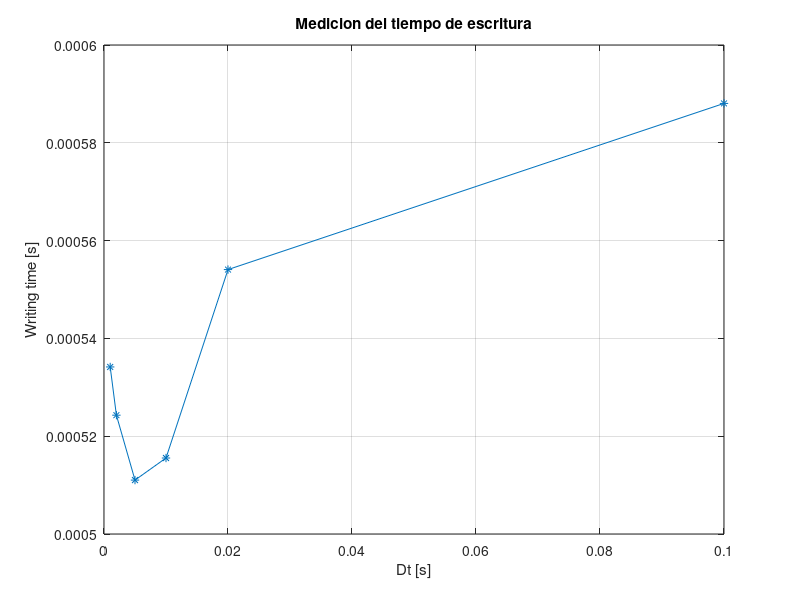
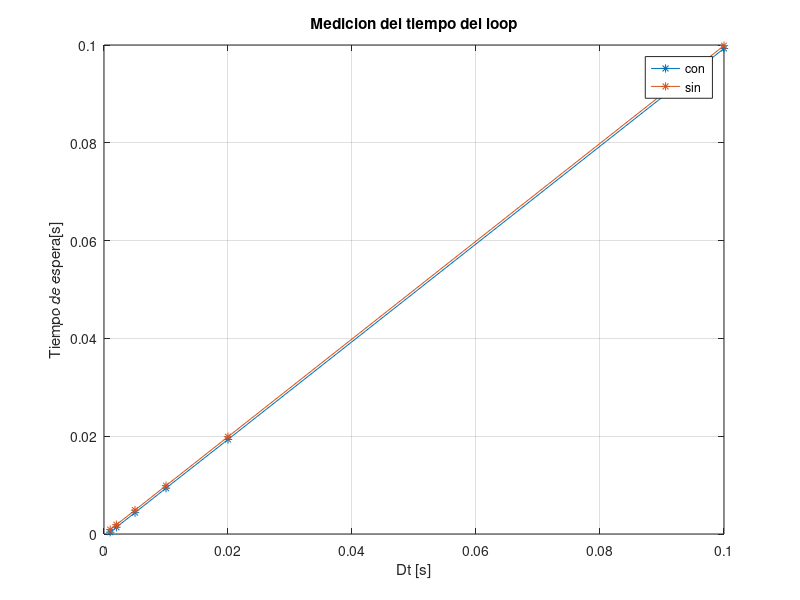

The MATLAB source for these figures, in order:
close all
con_01 = load('con_01.txt');
con_001 = load('con_001.txt');
con_0001 = load('con_0001.txt');
con_002 = load('con_002.txt');
con_0002 = load('con_0002.txt');
con_0005 = load('con_0005.txt');

%Mean delay time
mean_01 = mean(con_01(:,3));
mean_001 = mean(con_001(:,3));
mean_0001 = mean(con_0001(:,3));
mean_002 = mean(con_002(:,3));
mean_0002 = mean(con_0002(:,3));
mean_0005 = mean(con_0005(:,3));

s_01 = load('sin_01.txt');
s_001 = load('sin_001.txt');
s_0001 = load('sin_0001.txt');
s_002 = load('sin_002.txt');
s_0002 = load('sin_0002.txt');
s_0005 = load('sin_0005.txt');

%Mean delay time
s_mean_01 = mean(s_01(:,3));
s_mean_001 = mean(s_001(:,3));
s_mean_0001 = mean(s_0001(:,3));
s_mean_002 = mean(s_002(:,3));
s_mean_0002 = mean(s_0002(:,3));
s_mean_0005 = mean(s_0005(:,3));
con = [mean_0001, mean_0002, mean_0005, mean_001, mean_002, mean_01];
sin = [s_mean_0001, s_mean_0002, s_mean_0005, s_mean_001, s_mean_002, s_mean_01];

DT = [0.001, 0.002, 0.005, 0.01, 0.02, 0.1];
figure(1)
plot(DT, sin-con,'-*');
hold on;
grid on;
title('Medicion del tiempo de escritura');
xlabel('Dt [s]');
ylabel('Writing time [s]');
figure(2)
plot(DT, con, '-*', DT, sin ,'-*')
grid on;
title('Medicion del tiempo del loop');
legend('con', 'sin')
xlabel('Dt [s]');
ylabel('Tiempo de espera[s]');